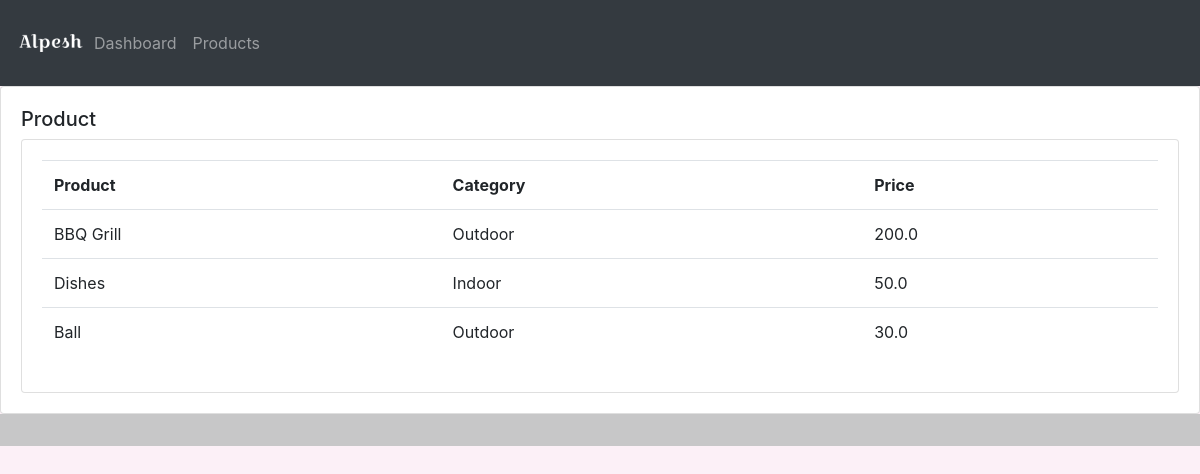
Screenshot of /products/ with the database file from the repository.
### home/models.py (models this page shows, shortened)
class product(models.Model):
    CATEGORY = (
        ('Indoor', 'Indoor'),
        ('Outdoor', 'Outdoor'),
    )
    name = models.CharField(max_length=50, null=True)
    price = models.FloatField(null=True)
    category = models.CharField(max_length=100, null=True, choices=CATEGORY)
    description = models.CharField(max_length=200, null=True, blank=True)
    date_created = models.DateTimeField(auto_now=True)
    tags = models.ManyToManyField(tag)

### home/views.py (the view)
# urls.py: path('products/', include('home.urls')),
def products(request):
    products = product.objects.all()
    return render(request, 'product.html', {'products': products})

### templates/product.html
{%extends 'base.html'%} {%block content%}
<div class="row">
  <div class="col-md">
    <div class="card card-body">
      <h5>Product</h5>
      <div class="card card-body">
        <table class="table">
          <tr>
            <th>Product</th>
            <th>Category</th>
            <th>Price</th>
          </tr>
          {%for i in products%}
          <tr>
            <td>{{i.name}}</td>
            <td>{{i.category}}</td>
            <td>{{i.price}}</td>
          </tr>
          {%endfor%}
        </table>
      </div>
    </div>
  </div>
</div>
{% endblock %}

### static/css/base.css (style rules this page uses)
#bg { background-color: #fcf0f7; }

### rows the page displays
product: name "BBQ Grill", category "Outdoor", price "200.0"
product: name "Dishes", category "Indoor", price "50.0"
product: name "Ball", category "Outdoor", price "30.0"
